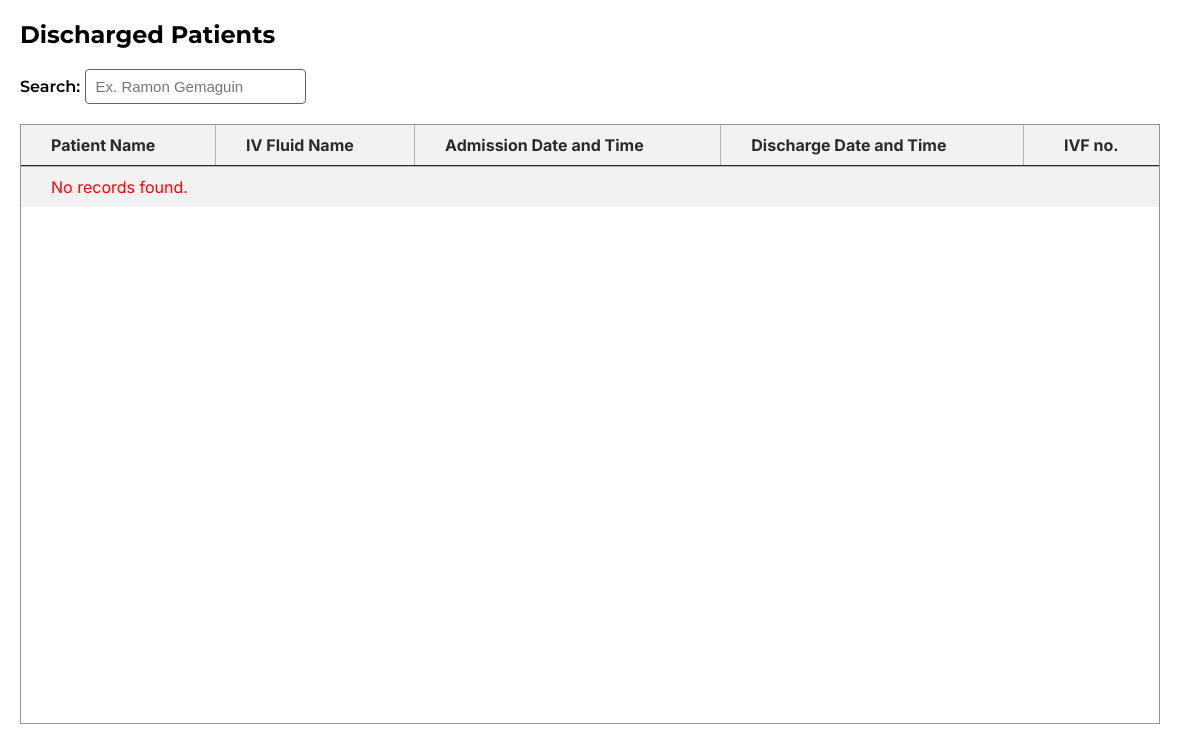
Before: /admin/discharged.php (signed in) with the older database file.
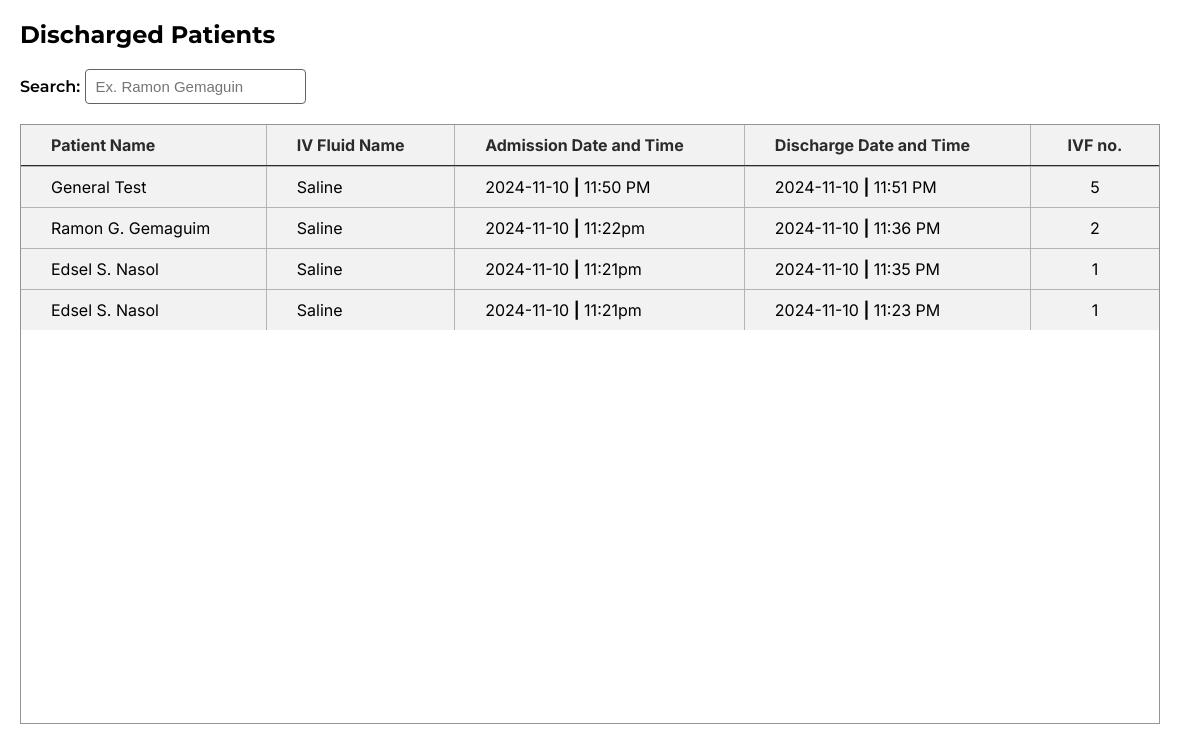
After: the same page with the newer database file.
### tables this page shows
CREATE TABLE `discharge` (
  `id` int(10) NOT NULL,
  `patient_name` varchar(255) NOT NULL,
  `iv_fluid` varchar(255) NOT NULL,
  `admission_date` date NOT NULL,
  `admission_time` varchar(255) NOT NULL,
  `discharge_date` varchar(255) NOT NULL,
  `discharge_time` varchar(255) NOT NULL DEFAULT current_timestamp(),
  `ivf_no` int(10) NOT NULL
);

### admin/function/discharge/display_discharge.php (the view, shortened to what this page needs)
<?php
include 'db.php';
$sql = "SELECT id, patient_name, iv_fluid, admission_date, admission_time, discharge_date, discharge_time, ivf_no FROM discharge ORDER BY id DESC";
$result = $conn->query($sql);
if ($result->num_rows > 0) {
    while($row = $result->fetch_assoc()) {
        echo "<tr>";
        echo "<td>" . htmlspecialchars($row['patient_name']) . "</td>";
        echo "<td>" . htmlspecialchars($row['iv_fluid']) . "</td>";
        echo "<td>
                <span>" . htmlspecialchars($row['admission_date']) . "</span> <strong>|</strong>
                <span>" . htmlspecialchars($row['admission_time']) . "</span>
              </td>";
        echo "<td>
                <span>" . htmlspecialchars($row['discharge_date']) . "</span> <strong>|</strong>
                <span>" . htmlspecialchars($row['discharge_time']) . "</span>
              </td>";
        echo "<td style='text-align:center;'>" . htmlspecialchars($row['ivf_no']) . "</td>";
        echo "</tr>";
    }
} else {
    echo "<tr><td colspan='6' style='color: red;'>No records found.</td></tr>";
}
?>

### admin/discharged.php (shortened to what this page needs)
<!DOCTYPE html>
<html lang="en">
<head>
    <link rel="stylesheet" href="../assets/management.css">
    <link rel="stylesheet" href="../assets/visible_placeholder/search_highlight.css">
</head>
<body>
    <div class="container">
        <div class="top">
            <h2>Discharged Patients</h2>
        </div>
        <div class="searchbar">
            <span class="search">
                Search:
                <input type="text" id="searchInput" onkeyup="searchTable()" placeholder="Ex. Ramon Gemaguin">
            </span>
        </div>
        <div class="table">
            <table id="patientTable">
                <tr>
                    <th style="text-align: left;">Patient Name</th>
                    <th style="text-align: left;">IV Fluid Name</th>
                    <th style="text-align: left;">Admission Date and Time</th>
                    <th style="text-align: left;">Discharge Date and Time</th>
                    <th>IVF no.</th>
                </tr>
                <tr>
                    <tbody>
                        <?php include 'function/discharge/display_discharge.php'; ?>
                    </tbody>
                </tr>
            </table>
        </div>
    </div>
</body>
</html>

### assets/management.css (style rules this page uses)
* { margin: 0; padding: 0; box-sizing: border-box; }
.container { margin: 20px 0 0 20px; width: 95%; }
.top { display: flex; align-items: center; justify-content: space-between; font-family: 'Montserrat', system-ui, -apple-system, BlinkMacSystemFont, 'Segoe UI', Roboto, Oxygen, Ubuntu, Cantarell, 'Open Sans', 'Helvetica Neue', sans-serif; }
.searchbar, .sort { font-family: 'Montserrat', system-ui, -apple-system, BlinkMacSystemFont, 'Segoe UI', Roboto, Oxygen, Ubuntu, Cantarell, 'Open Sans', 'Helvetica Neue', sans-serif; font-weight: 600; }
.search { margin-right: 50px; }
input { font-size: 15px; height: 35px; padding: 10px; border-radius: 4px; border: 1px solid #636363; }
.table { height: 600px; border: hidden; overflow-y: auto; border: 1px solid #949494; }
table { font-family: 'Inter', system-ui, -apple-system, BlinkMacSystemFont, 'Segoe UI', Roboto, Oxygen, Ubuntu, Cantarell, 'Open Sans', 'Helvetica Neue', sans-serif; border: none; border-collapse: collapse; border-radius: 6px; width: 100%; }
td, th { border: 1px solid #b4b4b4; padding: 10px 30px 10px 30px; background-color: #f2f2f2; }
th { border-bottom: 2px solid; color: #2b2b2b; }
tr:first-child th { border-top: none; }
tr:last-child td { border-bottom: none; }
td:first-child, th:first-child { border-left: none; }
td:last-child, th:last-child { border-right: none; }
.searchbar { margin: 20px 0 20px 0; }

Changed rows visible on the page:
added discharge: patient_name "General Test", iv_fluid "Saline", admission_date "2024-11-10", admission_time "11:50 PM", discharge_date "2024-11-10", discharge_time "11:51 PM", ivf_no "5"
added discharge: patient_name "Ramon G. Gemaguim", iv_fluid "Saline", admission_date "2024-11-10", admission_time "11:22pm", discharge_date "2024-11-10", discharge_time "11:36 PM", ivf_no "2"
added discharge: patient_name "Edsel S. Nasol", iv_fluid "Saline", admission_date "2024-11-10", admission_time "11:21pm", discharge_date "2024-11-10", discharge_time "11:35 PM", ivf_no "1"
added discharge: patient_name "Edsel S. Nasol", iv_fluid "Saline", admission_date "2024-11-10", admission_time "11:21pm", discharge_date "2024-11-10", discharge_time "11:23 PM", ivf_no "1"
Other visible differences:
text no longer shown: "No records found."
